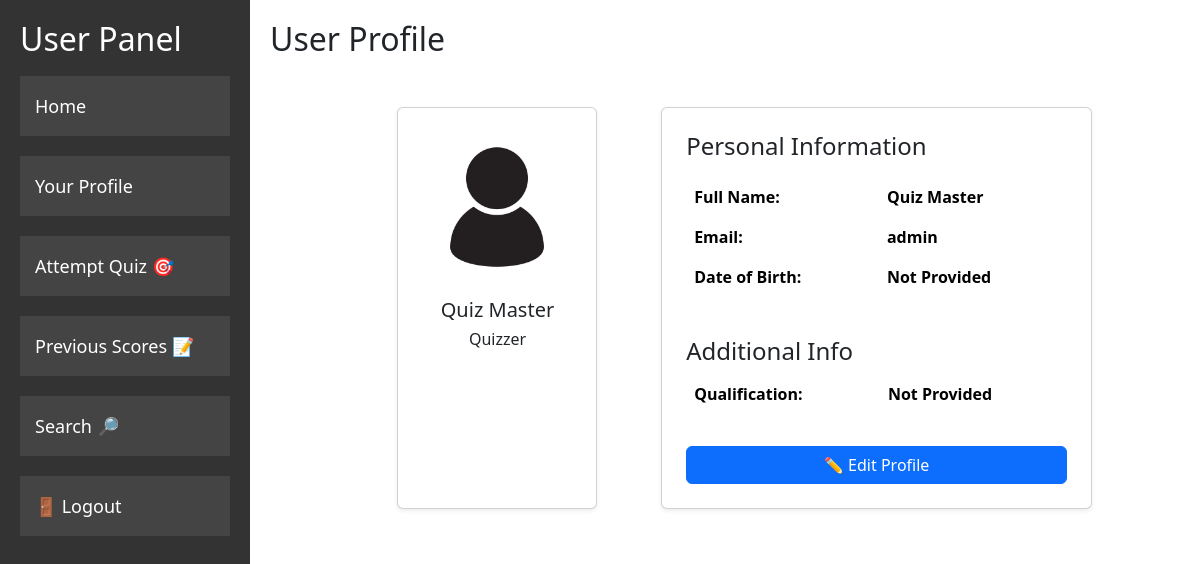
/user/profile (signed in), run on the app's committed database.
### models/models.py (models this page shows)
class User(db.Model, UserMixin):
    id = db.Column(db.Integer, primary_key=True)
    username = db.Column(db.String(100), unique=True, nullable=False)
    password = db.Column(db.String(100), nullable=False)
    full_name = db.Column(db.String(255))
    qualification = db.Column(db.String(255))
    dob = db.Column(db.Date)
    is_admin = db.Column(db.Boolean, default=False)

### routes/user.py (the view)
@user_bp.route('/user/profile')
@login_required
def user_profile():
    return render_template(
        'user_profile.html',
        full_name=current_user.full_name,
        email=current_user.username,
        dob=current_user.dob
    )

### __init__.py (called while the page is built)
def create_app():
    app=Flask(__name__)
    app.config['SQLALCHEMY_DATABASE_URI'] = 'sqlite:///new.db'
    app.config['SQLALCHEMY_TRACK_MODIFICATIONS'] = False
    app.config['SECRET_KEY'] = 'supersecret'
    db.init_app(app)
    bcrypt.init_app(app)
    login_manager = LoginManager()
    @login_manager.user_loader
    def load_user(user_id):
        return User.query.get(int(user_id))
    login_manager.init_app(app)
    login_manager.session_protection = "strong"
    from routes.routes import main_bp
    from routes.admin import admin_bp
    from routes.user import user_bp
    from routes.auth import auth_bp
    app.register_blueprint(admin_bp)
    app.register_blueprint(user_bp)
    app.register_blueprint(main_bp)
    app.register_blueprint(auth_bp)
    with app.app_context():
        db.create_all()
        create_admin()
    return app

### templates/user_profile.html
{% extends "user.html" %}
{% block content %}
<h2 class="mb-4">User Profile</h2>
<div class="container">
    <div class="row justify-content-center">
        <div class="col-md-4 d-flex justify-content-center">
            <div class="card shadow-sm p-4 text-center">
                <img src="{{ url_for('static', filename='images/profpic.jpg') }}" alt="Profile Picture" class="rounded-circle mb-3" width="150" height="150">
                <h5>{{ full_name or 'User' }}</h5>
                <h6>Quizzer</h6>
            </div>
        </div>
        <div class="col-md-6">
            <div class="card shadow-sm p-4">
                <h4 class="mb-3">Personal Information</h4>
                <table class="table table-borderless">
                    <tr>
                        <th>Full Name:</th>
                        <td>{{ full_name or 'Not Provided' }}</td>
                    </tr>
                    <tr>
                        <th>Email:</th>
                        <td>{{ email }}</td>
                    </tr>
                    <tr>
                        <th>Date of Birth:</th>
                        <td>{{ dob.strftime('%B %d, %Y') if dob else 'Not Provided' }}</td>
                    </tr>
                </table>
                <h4 class="mt-4">Additional Info</h4>
                <table class="table table-borderless">
                    <tr>
                        <th>Qualification:</th>
                        <td>{{ current_user.qualification or 'Not Provided' }}</td>
                    </tr>
                </table>
                <a href="{{ url_for('user_bp.user_edit_profile') }}" class="btn btn-primary mt-3">✏️ Edit Profile</a>
            </div>
        </div>
    </div>
</div>
{% endblock %}

### static/style.css (style rules this page uses)
.card { max-width: 500px; margin: 25px auto; background-color:white; box-shadow: black; padding: 20px; font-weight: 600; font-size: medium; box-shadow: 0 10px 20px rgba(0, 0, 0, 0.2) }

### templates/user.html (style rules this page uses)
body { display: flex; font-family: Arial, sans-serif; margin: 0; }

### data on the page
User: full_name "Quiz Master", username "admin", qualification "Not Provided"

### other printed values
{{ dob.strftime('%B %d, %Y') if dob else 'Not Provided' }} "Not Provided"
